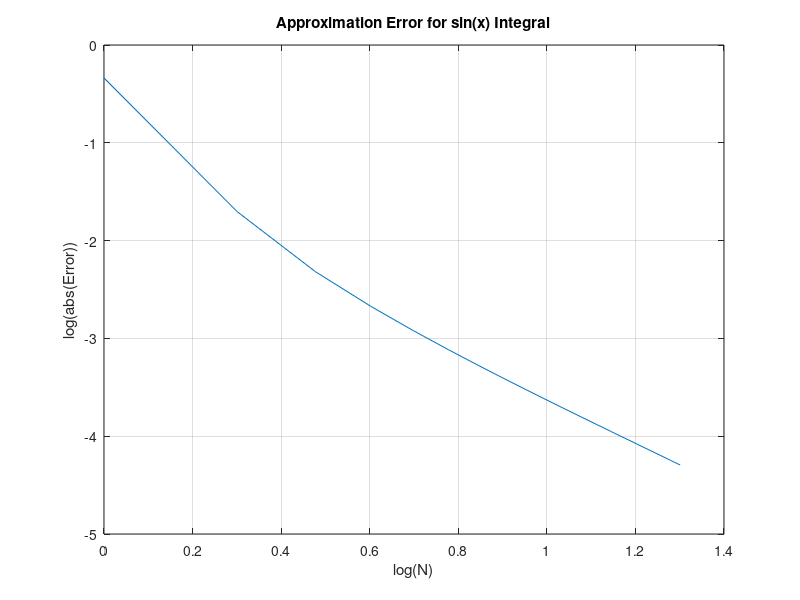
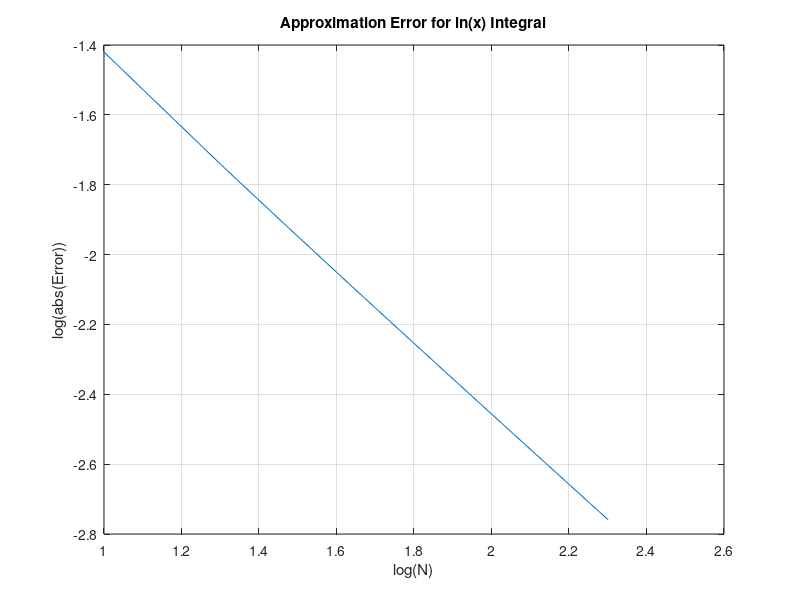
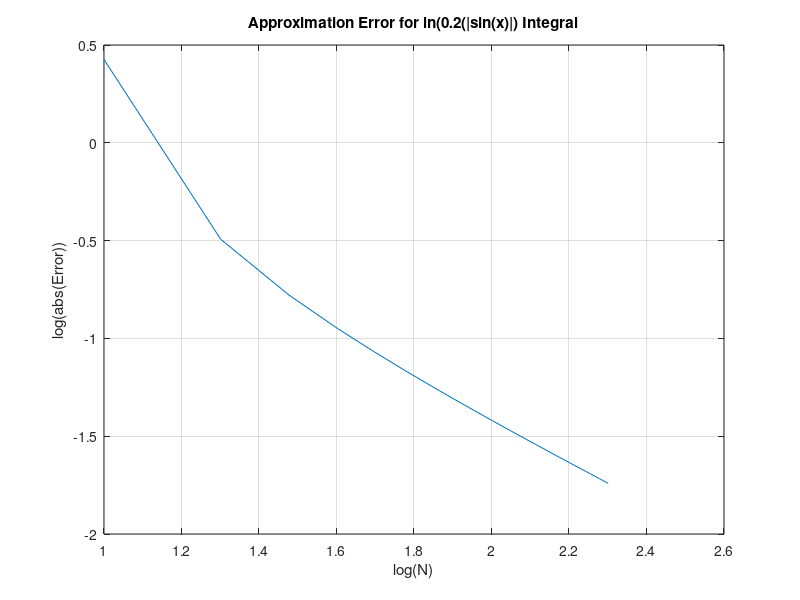

The MATLAB source for these figures, in order:
function [y] = test_q3()

    % Solves a series of integrals numerically via one-point Gauss-Legendre integration
    % Integrals are specified in the report (see report question 3).

    disp('----------------------- Even integrals --------------------')
    disp("Integral of sin(x) from 0 to 1 (should evaluate to 0.45970)")
    fprintf("\n")
    error_list_a = cell(10, 2);
    for i = 1:20 
        target = 0.45970;
        y =  get_integral(@sin, 1, i, 0, 1);
        error_list_a(i, :) = {log10(i),  log10(abs(y - target))}; 
        fprintf("i is %d \n Integral is %.4f \n Error is %.4f \n\n", i, y, abs(y - target));
    end

    % Plot error graph
    errors_a = cell2mat(error_list_a);
    figure(1)
    plot(errors_a(:, 1), errors_a(:,2))
    xlabel('log(N)') 
    ylabel('log(abs(Error))')
    title('Approximation Error for sin(x) Integral')
    grid

    disp("-----------------------------------------------------")
    disp("Integral of ln(x) from 0 to 1 (should evaluate to -1)")
    fprintf("\n")
    error_list_b = cell(10, 2);
    for i = 1:20  
        target = -1;
        y =  get_integral(@log, 1, i * 10, 0, 1);
        error_list_b(i, :) = {log10(10 * i),  log10(abs(y - target))}; 
        fprintf("i is %d \n Integral is %.4f \n Error is %.4f \n\n", i * 10, y, abs(y - target));
    end

     % Plot error graph
    errors_b = cell2mat(error_list_b);
    figure(2)
    plot(errors_b(:, 1), errors_b(:,2))
    xlabel('log(N)') 
    ylabel('log(abs(Error))')
    title('Approximation Error for ln(x) Integral')
    grid

    disp("-----------------------------------------------------")
    disp("Integral of ln(0.2(|sin(x)|) from 0 to 1 (should evaluate to -2.66616)")
    fprintf("\n")
    error_list_c = cell(10, 2);
    for i = 1:20  
        target = -2.66616;
        y =  get_integral(@sin, @log, i, 0, 1);
        error_list_c(i, :) = {log10(10 * i),  log10(abs(y - target))}; 
        fprintf("i is %d \n Integral is %.4f \n Error is %.4f \n\n", i * 10, y, (y - target));
    end

    % Plot error graph
    errors_c = cell2mat(error_list_c);
    figure(3)
    plot(errors_c(:, 1), errors_c(:,2))
    xlabel('log(N)') 
    ylabel('log(abs(Error))')
    title('Approximation Error for ln(0.2(|sin(x)|) Integral')
    grid

    disp('----------------------- Uneven integrals --------------------')
    disp("Integral of ln(x): ");   
    y =  get_uneven_integral(@log, 1, 0, 1);
    target = -1;
    fprintf("Integral is %.4f \n Error is %.4f \n\n", y, (y - target));
    disp("Integral of ln(0.2(|sin(x)|): ") 
    y = get_uneven_integral(@sin, @log, 0, 1);
    target = -2.66616;
    fprintf("Integral is %.4f \n Error is %.4f \n\n", y, (y - target));

    function [sum_approximation] = get_integral(f1, f2, n, a, b)
        % Approximates the function f2(f1) using n points from a to b
        % f1 and f2 should be function handles
        sum_approximation = 0;
        segments = linspace(a,b,n);
        if ~isa(f2,'function_handle')
            for i = 1:n-1
                lower_limit = segments(i);
                higher_limit = segments(i+1);
                sum_approximation = sum_approximation + (higher_limit - lower_limit) * f1((higher_limit + lower_limit) / 2.0);
            end
        else
            for i = 1:n-1
                lower_limit = segments(i);
                higher_limit = segments(i+1);
                sum_approximation = sum_approximation + (higher_limit - lower_limit) * f2(0.2 * f1((higher_limit + lower_limit)/2.0));
            end
        end

    function [sum_approximation] = get_uneven_integral(f1, f2, a, b)
        % Approximates the function f2(f1) using points from a to b
        % f1 and f2 should be function handles
        % First we want the relative widths between points. We use a relative width scale of
        % [2^0, 2^1, ...., 2^9] for
        relative_widths(1:10) = 0;
        for i = 0:9
            relative_widths(i+1) = 2^i;
        end
        scale = (b - a) / sum(relative_widths);
        [widths_rows, widths_len] = size(relative_widths);
        widths(1:widths_len) = 0;
        for i = 1:widths_len
            widths(i) = relative_widths(i) * scale;
        end
        width = 0;
        sum_approximation = 0;

        if ~isa(f2,'function_handle')

            for i = 1:widths_len
                sum_approximation = sum_approximation + f1(widths(i)/2 + width) * widths(i);
                width = width + widths(i);
            end
        else
            for i = 1:widths_len
                % f2(0.2(|f1(x)|) - in this question f2 is ln(), f1 is sin()
                sum_approximation = sum_approximation + f2(0.2 * abs(f1(widths(i)/2 + width))) * widths(i);
                width = width + widths(i);
            end

        end
        

        



    